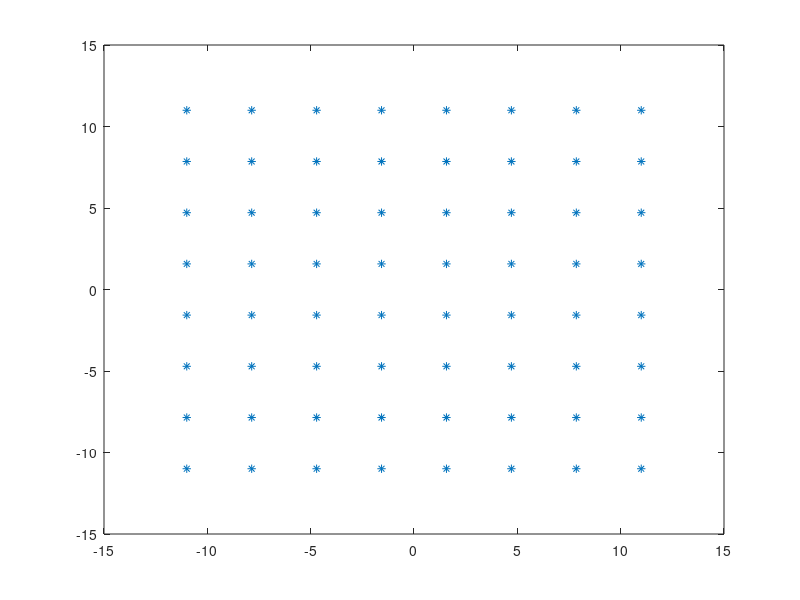
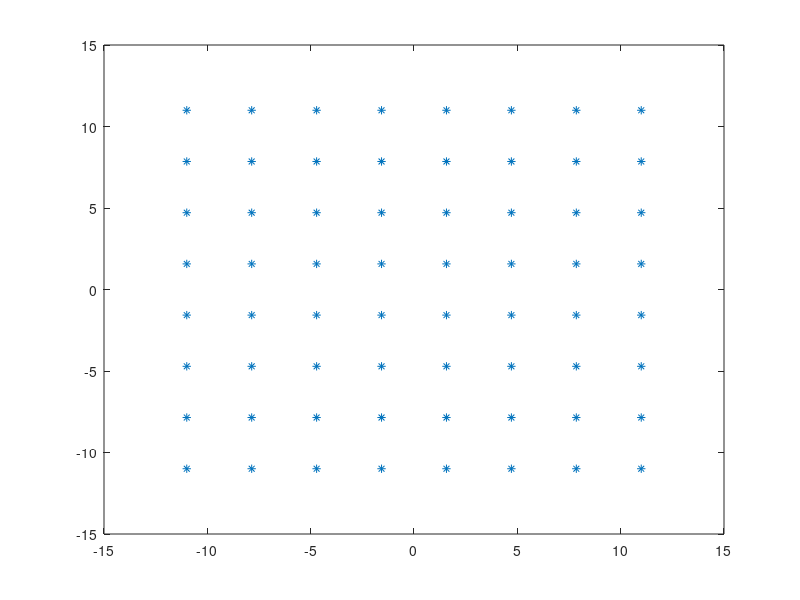

Reproduce these figures in MATLAB, in order. (Note: this script raises an error after producing the figures.)
%% Initialization

%% Array-matrix
row_elements = 8;
column_elements = 8;
r_prime = zeros(3,row_elements*column_elements);

%% Evenly spaced matrix initialization
%matrix array in the xy-plane
uni_distance = 2*pi/2;      % Give length in kd
%uni_distance = 2*pi*lambda_d;
c = 343;
frequency = 3805;
%uni_distance = 2*pi*frequency/c*0.02;
lambda = c/frequency;
lambda_rel = 0.02/lambda

element_index = 1;
for i = 1:row_elements
    for j = 1:column_elements
        r_prime(1,element_index) = i*uni_distance;
        r_prime(2,element_index) = j*uni_distance;
        element_index = element_index + 1;
    end
end

%set origin of the matrix to (0,0)
r_prime(1,:) = r_prime(1,:)-row_elements*uni_distance/2 - uni_distance/2;
r_prime(2,:) = r_prime(2,:)-column_elements*uni_distance/2 - uni_distance/2;

figure(1);
plot(r_prime(1,:),r_prime(2,:),'linestyle','none','marker','*');

%% Phase and amplitude correction
theta_listen_deg = 0;
phi_listen_deg = 0;

theta_l = theta_listen_deg/180*pi;
phi_l = phi_listen_deg/180*pi;
phase_corr = zeros(1,row_elements*column_elements);

element_index = 1;
for i = 1:row_elements*column_elements
    
    phase_corr(element_index) =  exp(-1i*(r_prime(1,i)*sin(theta_l)*cos(phi_l) + ...
            r_prime(2,i)*sin(theta_l)*sin(phi_l)));
        element_index = element_index + 1;
end

phase_amplitudes = zeros(1,row_elements*column_elements);


%Binomial distribution      Reduces the sidelobe levels drastically
element_index = 1;
for i = 0:row_elements-1
    row_amp = nchoosek(row_elements-1,i);
    for j = 0:column_elements-1
        column_amp = nchoosek(column_elements-1,j);
        phase_amplitudes(element_index) = row_amp*column_amp;
        element_index = element_index +1;
    end
end
%phase_corr = phase_amplitudes.*phase_corr;

%On-Off amplitude distribution
phase_amplitudes_OF = zeros(1,row_elements*column_elements);
mode = 1;
row_lim = ceil((row_elements)/mode);
column_lim = ceil((column_elements)/mode);
test = 0;
for i = 1:row_lim
    for j = 1:column_lim
        element_index = (mode*(i-1))*row_elements + mode*(j-1) +1;
        phase_amplitudes_OF(element_index) = 1;
    end
end

phase_corr = phase_amplitudes_OF.*phase_corr;
figure(39)
plot(r_prime(1,:).*phase_amplitudes_OF,r_prime(2,:).*phase_amplitudes_OF,'linestyle','none','marker','*');

%% Get far-field
resolution = 500;
[AF,theta,phi] = array_factor(r_prime,phase_corr,resolution);
%AF = AF_test;

%% Radiated power
antenna_element = 1;                
power = abs((AF.*antenna_element)).^2;    %P = |AF|^2
integrand = ((sin(theta))').*power;     %Integral to be calculated: S |AF|^2 sin(theta)dthetadphi

temp = cumtrapz(phi,cumtrapz(theta,integrand',2));
power_rad = (temp(end,end) - temp(1,1))/(2*pi);

AF_dbi = 10*log10(power/power_rad);     %Power in terms of isotropic radiation

% Check that normalized power is indeed NORMALIZED!
power_norm = power/power_rad;
integrand_check = ((sin(theta))').*power_norm;
temp_check = cumtrapz(phi,cumtrapz(theta,integrand_check',2));
check = (temp_check(end,end) - temp_check(1,1))/(2*pi);

%% Half power beamwidth
min_value = -40;     %Lowest dB value to plot
%Set listen-angle to [0,0]
max_dB = max(max(AF_dbi));
beamwidth = 0;
theta_half = zeros(2,1);
theta_half_db = zeros(2,1);
theta_memory_ind = 1;
db_limits_found = 1;

for theta_ind = 2:length(theta)
    if (AF_dbi(theta_memory_ind) < max_dB-3  && AF_dbi(theta_ind) > max_dB-3)
        theta_half(db_limits_found) = theta(theta_ind);
        theta_half_db(db_limits_found) = AF_dbi(theta_ind);
        db_limits_found = db_limits_found+1;
    end
    if(max_dB-3 < AF_dbi(theta_memory_ind,1) && AF_dbi(theta_ind) < max_dB-3)
        theta_half(db_limits_found) = theta(theta_memory_ind);
        theta_half_db(db_limits_found) = AF_dbi(theta_memory_ind,1);
        db_limits_found = db_limits_found+1;
    end
    theta_memory_ind = theta_memory_ind+1;
end



if db_limits_found == 2
    beamwidth = 2*theta_half(1)*180/pi;
    theta_x_lines = [theta_half(1) theta_half(1)]*180/pi;
    theta_y_lines = [min_value theta_half_db(1)];
else 
    beamwidth = abs(theta_half(1) - theta_half(2)) * 180/pi;
    theta_x_lines = [theta_half(1) theta_half(2);theta_half(1) theta_half(2) ]*180/pi;
    theta_y_lines = [min_value min_value ;theta_half_db(1) theta_half_db(2) ];
end

directivity = max_dB;

%% Plotting

figure(2)
plot(phi/pi*180,AF_dbi(250,:),'color','b');
xlim([0 360])
ylim([min_value directivity])
set(gca,'TickLabelInterpreter','latex','FontSize',18)
xlabel('$\varphi$ (deg)','Interpreter','latex','FontSize',20);
ylabel('$AF(45,\varphi)|^2$ (dBi)','Interpreter','latex','FontSize',20)
%legend('MATLAB−sim','CST−sim','Interpreter','latex','location','southeast')
grid on
set(gca,'GridALpha',0.1,'LineWidth',.3);

figure(3)
plot(theta/pi*180,AF_dbi(:,1),'color','b','linewidth',1);
hold on 
line(theta_x_lines, theta_y_lines,'color','k','linestyle','--'...
    ,'linewidth',1)
annotation('textbox', [0.5, 0.8, 0.35, 0.1], 'String', "Beamwidth: " +beamwidth...
    + "$^{\circ}$" + newline + "Directivity: " +directivity + " dB" ,'Interpreter',...
    'latex','FontSize',11,'BackgroundColor','w')
xlim([0 90])
ylim([min_value directivity])
set(gca,'TickLabelInterpreter','latex','FontSize',18)
xlabel('$\theta$ (deg)','Interpreter','latex','FontSize',20);
ylabel('$|AF(\theta,0)|^2$ (dBi)','Interpreter','latex','FontSize',20)
%legend('MATLAB−sim','CST−sim','Interpreter','latex','location','southeast')
set(gca,'GridALpha',.5,'LineWidth',.3);
grid on

% X = sin(theta)'*cos(phi);
% Y = sin(theta)'*sin(phi);
% 
% figure(4)
% surf(X,Y,abs(AF))

figure(5)
[x,y,z,x_dbi,y_dbi,z_dbi] = farfield(AF,theta,phi,-20);
linear3d_max = max(max([x,y,z]));
dB3d_max = max(max([x_dbi,y_dbi,z_dbi]));
s = surf(x,y,z);
s.EdgeColor = 'interp';
%s.FaceLighting = 'gouraud';
s.FaceColor = 'flat';
xlim([-linear3d_max linear3d_max])
ylim([-linear3d_max linear3d_max])
zlim([-linear3d_max linear3d_max])
hold on
s_matrix_array = surf(r_prime(1,1:row_elements:row_elements^2),r_prime(2,1:column_elements),zeros(row_elements,column_elements));

figure(6)
s = surfl(x_dbi,y_dbi,z_dbi);
s.EdgeColor = 'interp';
%s.FaceLighting = 'gouraud';
s.FaceColor = 'flat';
xlim([-dB3d_max dB3d_max])
ylim([-dB3d_max dB3d_max])
zlim([-dB3d_max dB3d_max])
hold on
s_matrix_array2 = surf(r_prime(1,1:row_elements:row_elements^2),r_prime(2,1:column_elements),zeros(row_elements,column_elements));